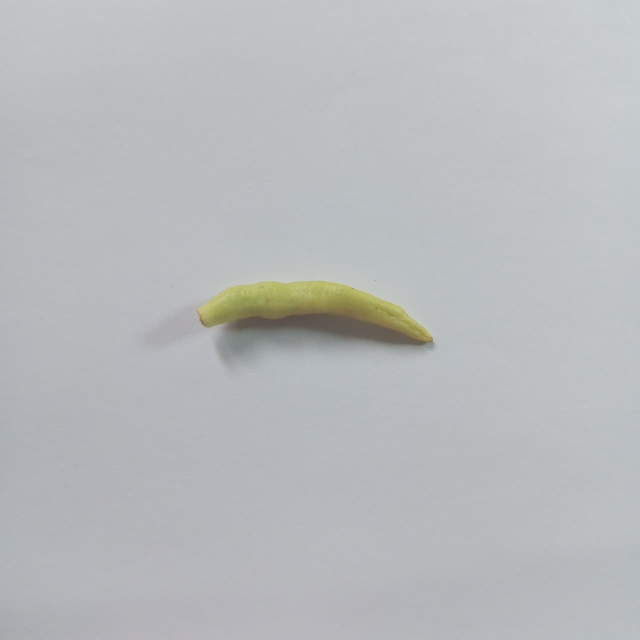
#> input picture data_asli/mentah/mentah10.jpg, 1280 x 1280 px (shown at 1/2 size)
$ python train_knn.py
#> lines starting #> are read from the running program, lines starting #| are printed output that depends on the picture; after the words box and inside, x2 and y2 are one past the last pixel; in counts of white or black regions, pixels touching at a corner belong together
#> further down, img is the input picture: shape (1280, 1280, 3); mean B, G, R 188.9, 186.5, 183.9
### utils.py
import cv2
import numpy as np

def crop_and_extract_hsv(image_bgr):
    """
    Preprocessing final untuk klasifikasi cabai rawit.
    Versi ini sangat stabil untuk:
    - mentah (hijau – kuning hijau)
    - setengah matang (oranye)
    - matang (merah)
    - non-cabai → INVALID
    """

    hsv = cv2.cvtColor(image_bgr, cv2.COLOR_BGR2HSV)
#> hsv: shape (1280, 1280, 3); mean H, S, V 105.2, 10.5, 190.2

    # ================================
    # MASK WARNA CABAI — versi terbaik
    # ================================
    # Merah
    lower_red1 = np.array([0, 40, 30])
    upper_red1 = np.array([10, 255, 255])
    lower_red2 = np.array([160, 40, 30])
    upper_red2 = np.array([180, 255, 255])
    mask_red = cv2.bitwise_or(
        cv2.inRange(hsv, lower_red1, upper_red1),
        cv2.inRange(hsv, lower_red2, upper_red2)
    )
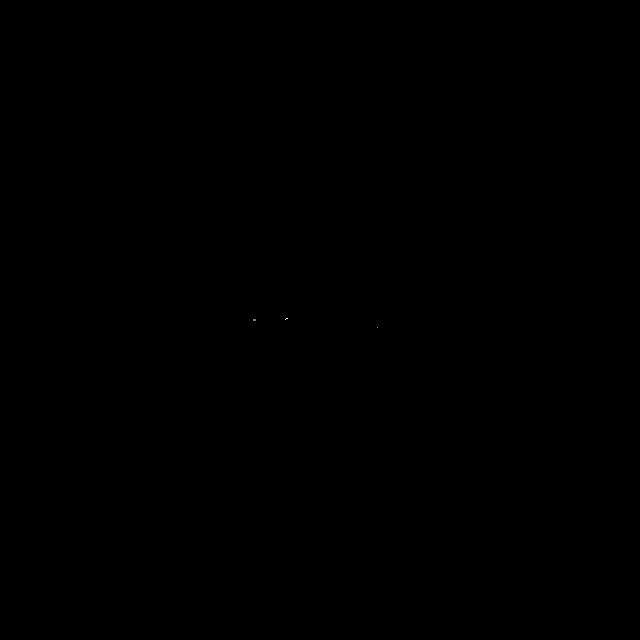
#> mask_red: shape (1280, 1280) (shown at 1/2 size); 0% white in thin lines or dots, all inside (x1, y1, x2, y2) = (506, 637, 755, 655)

    # Oranye (disempitkan!)
    lower_orange = np.array([15, 45, 35])
    upper_orange = np.array([25, 255, 255])
    mask_orange = cv2.inRange(hsv, lower_orange, upper_orange)
#> mask_orange: shape (1280, 1280); 0.61% white; 9 white regions (7 under 20 px), largest, box (x1, y1, x2, y2) and area: (436, 611, 865, 688) 9723, (394, 619, 415, 655) 275

    # Hijau (diperluas untuk mengamankan mentah)
    lower_green = np.array([26, 35, 30])
    upper_green = np.array([95, 255, 255])
    mask_green = cv2.inRange(hsv, lower_green, upper_green)
#> mask_green: shape (1280, 1280); 1.3% white; 7 white regions (6 under 20 px), largest, box (x1, y1, x2, y2) and area: (395, 561, 862, 675) 22069

    # Gabungkan
    mask = cv2.bitwise_or(mask_red, cv2.bitwise_or(mask_orange, mask_green))
#> mask: shape (1280, 1280); 2% white; 8 white regions (7 under 20 px), largest, box (x1, y1, x2, y2) and area: (394, 561, 865, 688) 32098

    # ================================
    # NOISE CLEANING
    # ================================
    kernel = np.ones((5, 5), np.uint8)
    mask = cv2.morphologyEx(mask, cv2.MORPH_CLOSE, kernel)
#> mask: shape (1280, 1280); 2% white; 1 white region, box (x1, y1, x2, y2) and area: (394, 561, 865, 688) 32468
    mask = cv2.morphologyEx(mask, cv2.MORPH_OPEN, kernel)
#> mask: shape (1280, 1280); 2% white; 2 white regions

    # ================================
    # CARI KONTOUR
    # ================================
    contours, _ = cv2.findContours(mask, cv2.RETR_EXTERNAL, cv2.CHAIN_APPROX_SIMPLE)
#> contours = 2 contours; box (x1, y1, x2, y2) and area: (395, 561, 865, 688) 31889, (625, 636, 638, 641) 48
    if not contours:
        return None, False

    cnt = max(contours, key=cv2.contourArea)
#> cnt = contour of 330 points, box (x1, y1, x2, y2) (395, 561, 865, 688), area 31889
    area = cv2.contourArea(cnt)
#> area = 31889

    h_img, w_img = image_bgr.shape[:2]
#> h_img = 1280; w_img = 1280
    if area < 0.005 * (h_img * w_img):
        return None, False

    # ================================
    # VALIDASI BENTUK CABAI (memanjang)
    # ================================
    x, y, w, h = cv2.boundingRect(cnt)
#> x = 395; y = 561; w = 470; h = 127
    ratio = max(w, h) / (min(w, h) + 1e-5)
#> ratio = 3.7

    if ratio < 1.8:  # tetap longgar namun aman
        return None, False

    # ================================
    # CROP
    # ================================
    pad = 8
    x = max(x - pad, 0)
#> x = 387
    y = max(y - pad, 0)
#> y = 553
    w = min(w + 2 * pad, image_bgr.shape[1] - x)
#> w = 486
    h = min(h + 2 * pad, image_bgr.shape[0] - y)
#> h = 143

    cropped = image_bgr[y:y + h, x:x + w]
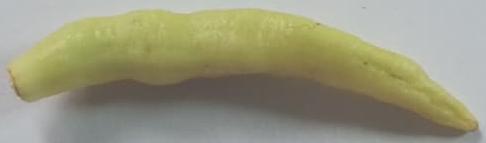
#> cropped: shape (143, 486, 3); mean B, G, R 125, 151.1, 152.4
    resized = cv2.resize(cropped, (150, 150))
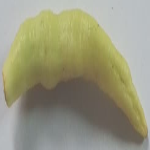
#> resized: shape (150, 150, 3); mean B, G, R 124.9, 151, 152.3

    # ================================
    # HITUNG HSV
    # ================================
    hsv_crop = cv2.cvtColor(resized, cv2.COLOR_BGR2HSV)
#> hsv_crop: shape (150, 150, 3); mean H, S, V 48, 53.1, 154.5

    # Mask agar hanya area cabai yg dihitung
    mask_crop = cv2.inRange(hsv_crop, np.array([0, 30, 20]), np.array([180, 255, 255]))
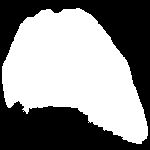
#> mask_crop: shape (150, 150); 54.7% white; 1 black region, box (x1, y1, x2, y2) and area: (0, 0, 150, 150) 10193
    if np.count_nonzero(mask_crop) == 0:
        return None, False

    h, s, v = cv2.split(hsv_crop)
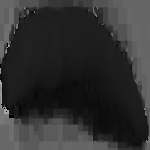
#> h: shape (150, 150); min 0, max 174, mean 48
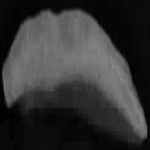
#> s: shape (150, 150); min 0, max 144, mean 53.1
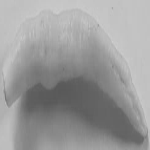
#> v: shape (150, 150); min 88, max 207, mean 154.5
    h_vals = h[mask_crop > 0]
#> h_vals = 12307 values, max 35 at index 28, min 5 at index 8004, mean 24.84
    s_vals = s[mask_crop > 0]
#> s_vals = 12307 values, max 144 at index 5332, min 30 at index 8, mean 89.42
    v_vals = v[mask_crop > 0]
#> v_vals = 12307 values, max 202 at index 160, min 88 at index 8263, mean 142.3

    if h_vals.size == 0:
        return None, False

    h_mean = float(np.median(h_vals))
#> h_mean = 27
    s_mean = float(np.median(s_vals))
#> s_mean = 102
    v_mean = float(np.median(v_vals))
#> v_mean = 145

    # Validasi minimal cahaya
    if v_mean < 20 or s_mean < 15:
        return None, False

    # ================================
    # VALIDASI HUE KHUSUS CABAI
    # ================================
    # Merah
    if (0 <= h_mean <= 7) or (160 <= h_mean <= 180):
        return (h_mean, s_mean, v_mean), True  # MATANG

    # Setengah matang (oranye)
    if 12 <= h_mean <= 24 and s_mean >= 60:
        return (h_mean, s_mean, v_mean), True  # SETENGAH_MATANG

    # Mentah (hijau – kuning hijau)
    if 25 <= h_mean <= 75 and s_mean >= 50:
        return (h_mean, s_mean, v_mean), True  # MENTAH

    # Selain hue cabai → INVALID
    return None, False

### train_knn.py
import os
import cv2
import numpy as np
import pandas as pd
import pickle
from sklearn.preprocessing import StandardScaler, LabelEncoder
from sklearn.neighbors import KNeighborsClassifier
from sklearn.metrics import accuracy_score, confusion_matrix, classification_report
from utils import crop_and_extract_hsv

# === Konfigurasi dataset ===
dataset_path = 'data_asli'  # folder utama dataset
categories = ['mentah', 'setengah_matang', 'matang', 'non_cabai']

data = []
labels = []

print("🔍 Mulai ekstraksi fitur HSV dari gambar...")

for category in categories:
    folder_path = os.path.join(dataset_path, category)
    for filename in os.listdir(folder_path):
        img_path = os.path.join(folder_path, filename)
        img = cv2.imread(img_path)
        if img is None:
            print(f"⚠️ Gagal membaca gambar: {img_path}")
            continue

        # --- Preprocessing & ekstraksi fitur HSV ---
        hsv_features, valid = crop_and_extract_hsv(img)
#> hsv_features = (27, 102, 145); valid = True
#> (the run stopped early here; a loop or call above may not have finished)
